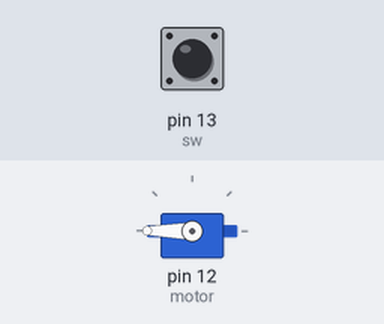
This sketch was run on a simulated Arduino Uno, built with avr-gcc and run on an emulated ATmega328P. On the bench: servo. The inputs (shaded band) are chosen by the test bench; at power-on: pin 13 (sw) HIGH.

Above: at 1.2 s.
1.3 s: pin 13 (sw) pulled LOW for 0.15 s
At 1.37 s:
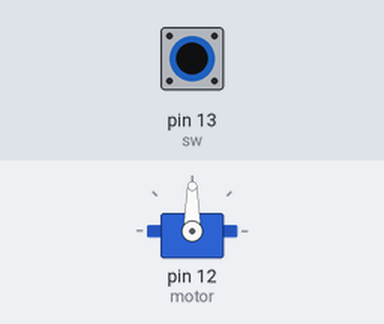
2.9 s: pin 13 (sw) pulled LOW for 3.2 s
At 6.8 s:
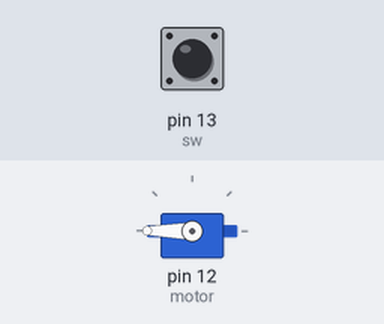
Timing chart, 0 to 8.3 s (numbered marks = the images above; inputs shaded):
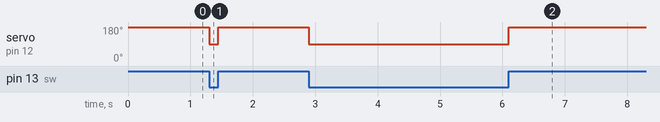

Measured:
- after the input at 1.3 s, servo on pin 12 (motor): 180° → 90° at once, → 180° 0.15 s later
- after the input at 2.9 s, servo on pin 12 (motor): 180° → 90° at once, → 180° 3.2 s later

The sketch:

app.ino
```cpp
#include <Servo.h>
Servo servo;
int sw = 13;
int motor = 12;
void setup()
{
  servo.attach(motor);
  pinMode(sw, INPUT_PULLUP);
}

void loop()
{
  if (digitalRead(sw) == HIGH)
  {
    servo.write(180);
  }
  else
  {
    servo.write(90);
  }
}
```
